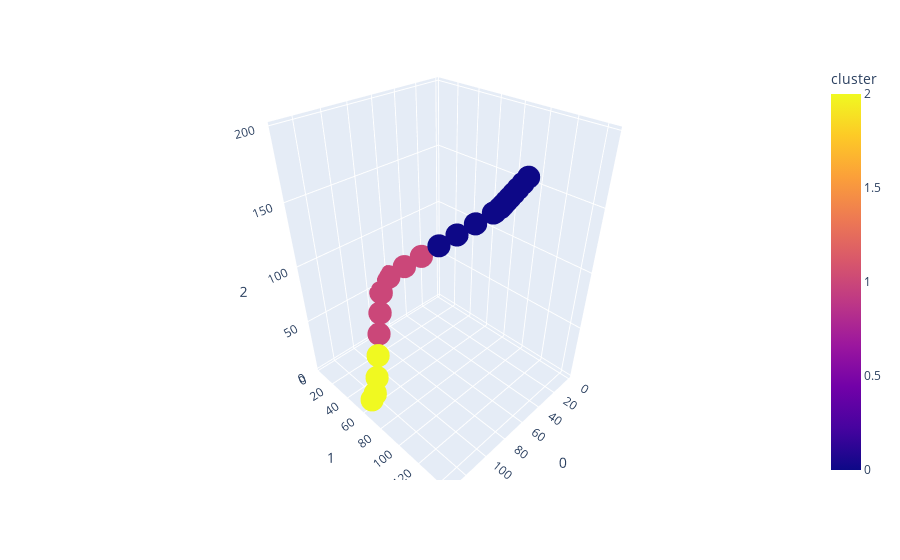

Write notebook code for a chart like this one.
### Code cell
import plotly.express as px

fig = px.scatter_3d(df_clusters_pca, x=0, y=1, z=2, color='cluster')
fig.show()

### Figure 1 — Plotly figure (JSON) as saved in the notebook; plotly's stock layout.template omitted (floating-point values rounded to 4 significant figures; data arrays with more than 128 entries replaced by an {"elided": "..."} marker saying what was removed)
{"data": [{"hovertemplate": "0=%{x}<br>1=%{y}<br>2=%{z}<br>cluster=%{marker.color}<extra></extra>", "legendgroup": "", "marker": {"color": {"elided": "6194 int values"}, "coloraxis": "coloraxis", "symbol": "circle"}, "mode": "markers", "name": "", "scene": "scene", "showlegend": false, "type": "scatter3d", "x": {"elided": "6194 float values"}, "y": {"elided": "6194 float values"}, "z": {"elided": "6194 float values"}}], "layout": {"coloraxis": {"colorbar": {"title": {"text": "cluster"}}, "colorscale": [[0, "#0d0887"], [0.1111, "#46039f"], [0.2222, "#7201a8"], [0.3333, "#9c179e"], [0.4444, "#bd3786"], [0.5556, "#d8576b"], [0.6667, "#ed7953"], [0.7778, "#fb9f3a"], [0.8889, "#fdca26"], [1, "#f0f921"]]}, "legend": {"tracegroupgap": 0}, "margin": {"t": 60}, "scene": {"domain": {"x": [0, 1], "y": [0, 1]}, "xaxis": {"title": {"text": "0"}}, "yaxis": {"title": {"text": "1"}}, "zaxis": {"title": {"text": "2"}}}}}
